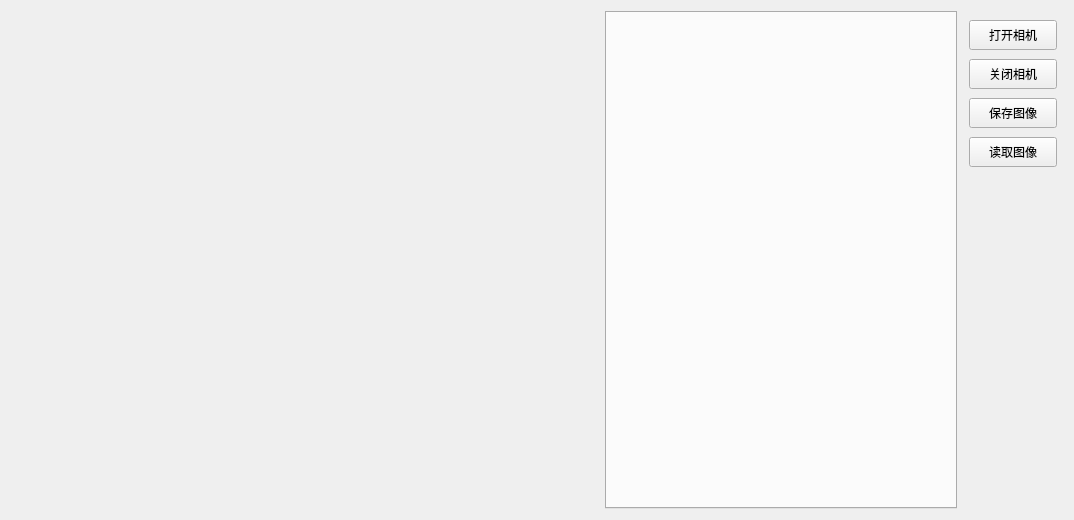
<?xml version="1.0" encoding="UTF-8"?>
<ui version="4.0">
 <class>WidgetDetectCam</class>
 <widget class="QWidget" name="WidgetDetectCam">
  <property name="geometry">
   <rect>
    <x>0</x>
    <y>0</y>
    <width>1074</width>
    <height>520</height>
   </rect>
  </property>
  <property name="windowTitle">
   <string>Form</string>
  </property>
  <layout class="QGridLayout" name="gridLayout" columnstretch="5,3,0">
   <item row="0" column="1" rowspan="2">
    <widget class="QTabWidget" name="widget_tab">
     <property name="minimumSize">
      <size>
       <width>0</width>
       <height>50</height>
      </size>
     </property>
     <property name="styleSheet">
      <string notr="true"/>
     </property>
     <property name="currentIndex">
      <number>-1</number>
     </property>
    </widget>
   </item>
   <item row="0" column="2" rowspan="2">
    <widget class="QWidget" name="widget_3" native="true">
     <property name="minimumSize">
      <size>
       <width>100</width>
       <height>0</height>
      </size>
     </property>
     <layout class="QVBoxLayout" name="verticalLayout">
      <property name="spacing">
       <number>9</number>
      </property>
      <property name="leftMargin">
       <number>6</number>
      </property>
      <property name="rightMargin">
       <number>6</number>
      </property>
      <item>
       <widget class="QPushButton" name="btnOpenCam">
        <property name="minimumSize">
         <size>
          <width>0</width>
          <height>30</height>
         </size>
        </property>
        <property name="text">
         <string>打开相机</string>
        </property>
       </widget>
      </item>
      <item>
       <widget class="QPushButton" name="btnCloseCam">
        <property name="minimumSize">
         <size>
          <width>0</width>
          <height>30</height>
         </size>
        </property>
        <property name="text">
         <string>关闭相机</string>
        </property>
       </widget>
      </item>
      <item>
       <widget class="QPushButton" name="btnSaveImg">
        <property name="minimumSize">
         <size>
          <width>0</width>
          <height>30</height>
         </size>
        </property>
        <property name="text">
         <string>保存图像</string>
        </property>
       </widget>
      </item>
      <item>
       <widget class="QPushButton" name="btnLoadImg">
        <property name="minimumSize">
         <size>
          <width>0</width>
          <height>30</height>
         </size>
        </property>
        <property name="text">
         <string>读取图像</string>
        </property>
       </widget>
      </item>
      <item>
       <spacer name="verticalSpacer">
        <property name="orientation">
         <enum>Qt::Vertical</enum>
        </property>
        <property name="sizeHint" stdset="0">
         <size>
          <width>20</width>
          <height>325</height>
         </size>
        </property>
       </spacer>
      </item>
     </layout>
    </widget>
   </item>
   <item row="0" column="0" rowspan="2">
    <widget class="ImageCanvas" name="widget_img" native="true"/>
   </item>
  </layout>
 </widget>
 <customwidgets>
  <customwidget>
   <class>ImageCanvas</class>
   <extends>QWidget</extends>
   <header>ImageCanvas.h</header>
   <container>1</container>
  </customwidget>
 </customwidgets>
 <resources/>
 <connections/>
</ui>
